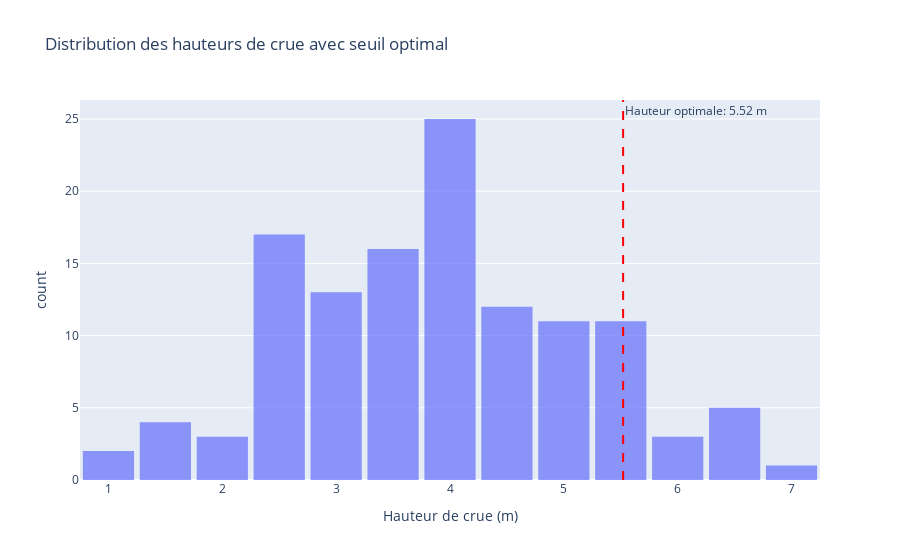

Notebook code cell kept with this figure:
### Markdown cell above
> On observe une certaine périodicité, mise en évidence par la récurrence des pics.

### Code cell
#---seuil optimal---
visualize_distribution_with_threshold(df, h_optimal)

### Figure 1 — Plotly figure (JSON) as saved in the notebook; plotly's stock layout.template omitted (floating-point values rounded to 4 significant figures)
{"data": [{"alignmentgroup": "True", "bingroup": "x", "hovertemplate": "Hauteur de crue (m)=%{x}<br>count=%{y}<extra></extra>", "legendgroup": "", "marker": {"color": "#636efa", "opacity": 0.7, "pattern": {"shape": ""}}, "name": "", "nbinsx": 20, "offsetgroup": "", "orientation": "v", "showlegend": false, "type": "histogram", "x": [4, 4.5, 4.3, 1.7, 3.4, 3.4, 4.1, 4.1, 5.3, 4.1, 3.9, 3.8, 5.4, 1.7, 3.7, 4.9, 3.3, 6.3, 4, 5.5, 4, 5.8, 4.1, 3.4, 4.7, 6.2, 5.7, 5.2, 2.6, 5.6, 5.5, 4.8, 3.9, 6.7, 5.3, 4.2, 2.6, 4.2, 3.3, 3.8, 3.5, 4.7, 2.5, 4.3, 4.1, 3.9, 4.1, 3.6, 4.1, 2.1, 4.1, 3.3, 3.1, 3.6, 3.2, 2.5, 6.7, 2.5, 2.3, 2.1, 4.7, 5.1, 6.4, 4.9, 3.4, 4.8, 4.4, 5.6, 2.9, 3.3, 3.2, 3.7, 5.3, 4.5, 4, 4.8, 4.6, 1, 3.1, 2.4, 2.8, 2.7, 4.5, 3.2, 3.7, 2.5, 2.6, 1.8, 1.4, 5.4, 6.6, 4, 2.7, 4.9, 5.3, 5.1, 3.8, 5.9, 3.1, 3.4, 4.1, 2.5, 2.5, 4.8, 3.1, 2.4, 3.9, 2.5, 4.5, 4.2, 1.5, 1, 4, 3.1, 3, 3, 5.1, 4.5, 3.1, 7.2, 3.5, 2.5, 2.5], "xaxis": "x", "yaxis": "y"}], "layout": {"annotations": [{"showarrow": false, "text": "Hauteur optimale: 5.52 m", "x": 5.521, "xanchor": "left", "xref": "x", "y": 1, "yanchor": "top", "yref": "y domain"}], "bargap": 0.1, "barmode": "relative", "legend": {"tracegroupgap": 0}, "shapes": [{"line": {"color": "red", "dash": "dash"}, "type": "line", "x0": 5.521, "x1": 5.521, "xref": "x", "y0": 0, "y1": 1, "yref": "y domain"}], "title": {"text": "Distribution des hauteurs de crue avec seuil optimal"}, "xaxis": {"anchor": "y", "domain": [0, 1], "title": {"text": "Hauteur de crue (m)"}}, "yaxis": {"anchor": "x", "domain": [0, 1], "title": {"text": "count"}}}}
